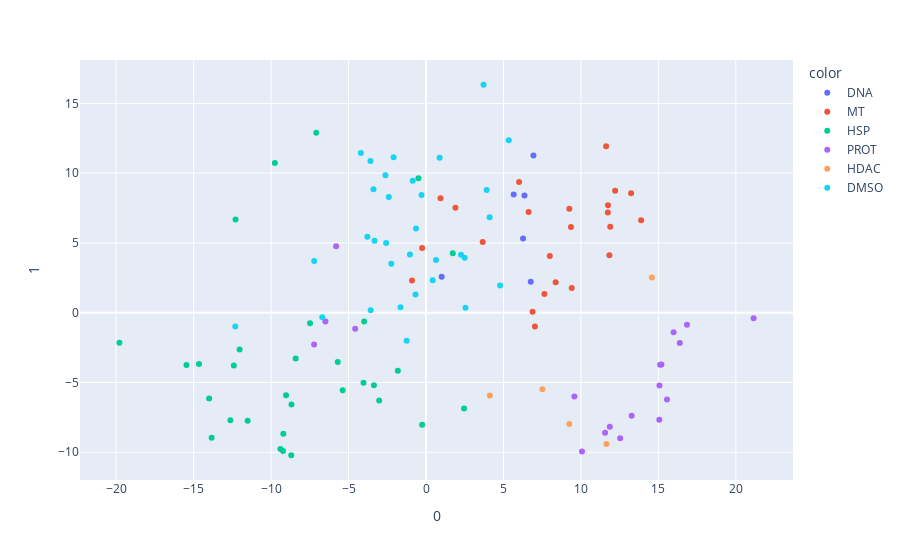

Notebook source saved alongside this figure:
### Code cell
fig = px.scatter(components5, x=0, y=1, color=class_name)
#training['drug_name']
fig.show()

### Figure 1 — Plotly figure (JSON) as saved in the notebook; plotly's stock layout.template omitted (floating-point values rounded to 4 significant figures)
{"data": [{"hovertemplate": "color=DNA<br>0=%{x}<br>1=%{y}<extra></extra>", "legendgroup": "DNA", "marker": {"color": "#636efa", "symbol": "circle"}, "mode": "markers", "name": "DNA", "orientation": "v", "showlegend": true, "type": "scatter", "x": [6.761, 6.357, 6.266, 1.011, 6.935, 5.659], "xaxis": "x", "y": [2.21, 8.391, 5.322, 2.568, 11.26, 8.469], "yaxis": "y"}, {"hovertemplate": "color=MT<br>0=%{x}<br>1=%{y}<extra></extra>", "legendgroup": "MT", "marker": {"color": "#EF553B", "symbol": "circle"}, "mode": "markers", "name": "MT", "orientation": "v", "showlegend": true, "type": "scatter", "x": [3.658, 6.009, 13.24, 11.89, 11.63, 11.75, -0.9023, 9.25, 1.901, 0.9368, 11.74, 7.645, 6.877, 7.033, 7.993, 8.368, 6.624, 9.359, 12.21, 11.84, 13.89, 9.406, -0.2501], "xaxis": "x", "y": [5.063, 9.366, 8.558, 6.16, 11.92, 7.701, 2.3, 7.451, 7.514, 8.199, 7.182, 1.338, 0.06926, -0.9931, 4.056, 2.177, 7.223, 6.149, 8.744, 4.113, 6.629, 1.764, 4.63], "yaxis": "y"}, {"hovertemplate": "color=HSP<br>0=%{x}<br>1=%{y}<extra></extra>", "legendgroup": "HSP", "marker": {"color": "#00cc96", "symbol": "circle"}, "mode": "markers", "name": "HSP", "orientation": "v", "showlegend": true, "type": "scatter", "x": [-3.991, 1.728, -0.4894, -12.4, -15.46, -14.65, -12.03, -8.698, -9.033, -9.401, -9.226, -19.79, -9.754, -7.087, -12.29, -1.816, -5.697, 2.457, -3.362, -14.0, -11.52, -12.63, -13.84, -3.022, -0.2472, -4.035, -5.377, -8.684, -9.209, -7.485, -8.411], "xaxis": "x", "y": [-0.6241, 4.264, 9.625, -3.791, -3.75, -3.675, -2.632, -10.22, -5.909, -9.769, -9.912, -2.155, 10.73, 12.9, 6.68, -4.155, -3.534, -6.869, -5.199, -6.145, -7.749, -7.712, -8.962, -6.288, -8.032, -5.025, -5.559, -6.583, -8.669, -0.7595, -3.291], "yaxis": "y"}, {"hovertemplate": "color=PROT<br>0=%{x}<br>1=%{y}<extra></extra>", "legendgroup": "PROT", "marker": {"color": "#ab63fa", "symbol": "circle"}, "mode": "markers", "name": "PROT", "orientation": "v", "showlegend": true, "type": "scatter", "x": [-4.571, -7.224, -5.803, -6.493, 10.07, 11.86, 12.54, 13.27, 15.56, 15.06, 9.577, 11.56, 15.98, 15.11, 16.85, 21.15, 15.2, 15.07, 16.38], "xaxis": "x", "y": [-1.152, -2.281, 4.765, -0.6295, -9.943, -8.179, -9.006, -7.39, -6.223, -7.669, -6.004, -8.608, -1.399, -3.728, -0.8676, -0.3921, -3.705, -5.217, -2.18], "yaxis": "y"}, {"hovertemplate": "color=HDAC<br>0=%{x}<br>1=%{y}<extra></extra>", "legendgroup": "HDAC", "marker": {"color": "#FFA15A", "symbol": "circle"}, "mode": "markers", "name": "HDAC", "orientation": "v", "showlegend": true, "type": "scatter", "x": [14.58, 7.515, 11.65, 9.245, 4.119], "xaxis": "x", "y": [2.514, -5.494, -9.409, -7.968, -5.927], "yaxis": "y"}, {"hovertemplate": "color=DMSO<br>0=%{x}<br>1=%{y}<extra></extra>", "legendgroup": "DMSO", "marker": {"color": "#19d3f3", "symbol": "circle"}, "mode": "markers", "name": "DMSO", "orientation": "v", "showlegend": true, "type": "scatter", "x": [-0.6763, -2.089, -0.8559, 3.714, 0.8802, -3.323, 5.341, 3.916, -1.248, 2.549, -4.206, 0.6462, 4.784, 2.498, 0.4314, -3.392, -2.574, -1.037, -0.6465, 4.11, -7.218, -3.569, -12.31, -3.786, -6.696, -1.646, -2.617, -2.241, 2.259, -0.2878, -2.402, -3.583], "xaxis": "x", "y": [1.298, 11.15, 9.458, 16.33, 11.1, 5.161, 12.35, 8.786, -2.012, 0.3576, 11.45, 3.776, 1.955, 3.939, 2.32, 8.839, 5.002, 4.171, 6.039, 6.841, 3.696, 0.1769, -0.989, 5.445, -0.3205, 0.3938, 9.847, 3.499, 4.154, 8.427, 8.285, 10.87], "yaxis": "y"}], "layout": {"legend": {"title": {"text": "color"}, "tracegroupgap": 0}, "margin": {"t": 60}, "xaxis": {"anchor": "y", "domain": [0, 1], "title": {"text": "0"}}, "yaxis": {"anchor": "x", "domain": [0, 1], "title": {"text": "1"}}}}
